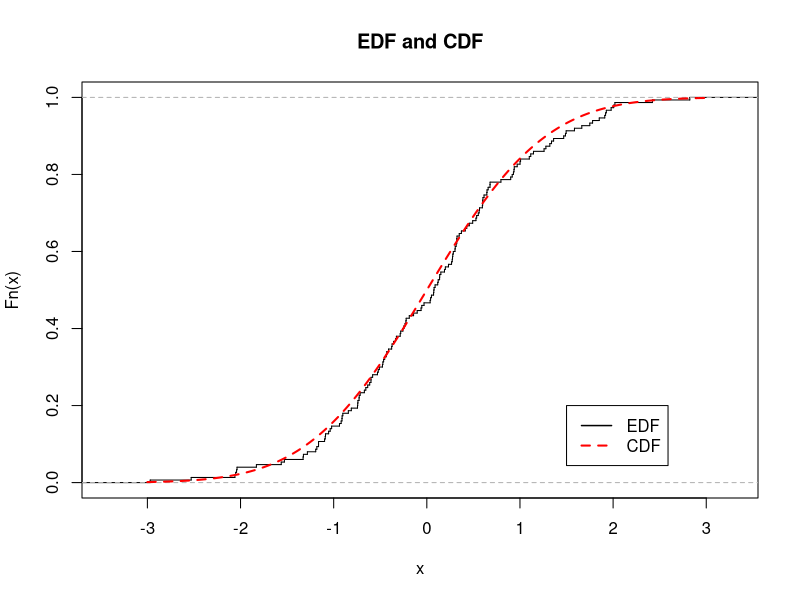

The R script that drew this image:
set.seed("991155")
edf_norm = ecdf(rnorm(150))
pdf("normalcdfplot.pdf",width=6,height=5)
par(mfrow=c(1,1))
plot(edf_norm, verticals = TRUE, do.p = FALSE, main = "EDF and CDF")
tt = seq(from = -3, to = 3, by = 0.01)
lines(tt, pnorm(tt), lty = 2, lwd = 2, col = "red")
legend(1.5, 0.2, c("EDF", "CDF"), lty = c(1,2), lwd = c(1.5,2), col=c("black", "red"))
graphics.off()
